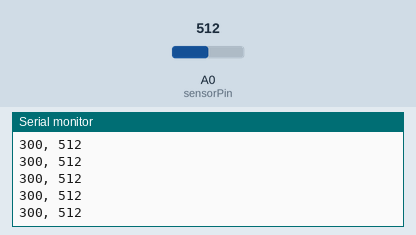
This sketch was run on a simulated Arduino Uno, built with avr-gcc and run on an emulated ATmega328P. On the bench: the last lines printed to the serial monitor. Inputs (shaded band) come from the test bench; at power-on: A0 (sensorPin) = 512.

Above: at 1.2 s.
1.3 s: A0 (sensorPin) set to 716
At 1.8 s:
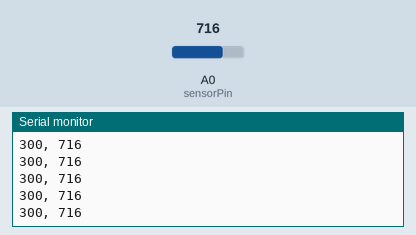
4.3 s: A0 (sensorPin) set to 900
At 4.9 s:
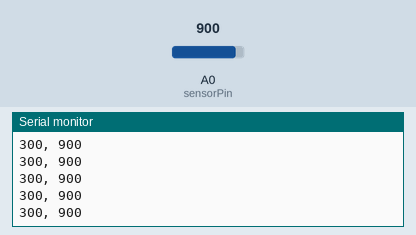
Timing chart, 0 to 7.3 s (numbered marks = the images above; inputs shaded):
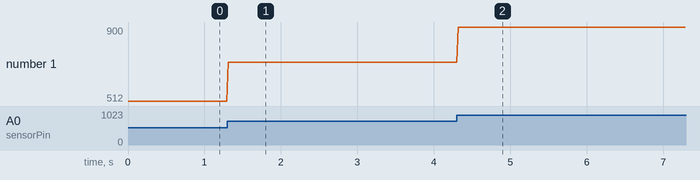

The sketch:

Flex_Sensor_Analog_Test.ino
```cpp
const int sensorPin = A0;

//Change based on raw(second) value
const int minValue = 20;
const int maxValue = 300;

void setup() {
  Serial.begin(115200);
}

void loop() {
  int raw = analogRead(sensorPin);
  int value = constrain(raw, minValue, maxValue);
  Serial.print(value);
  Serial.print(", ");
  Serial.println(raw);
  delay(20);
}
```

Measured:
- after the input at 1.3 s, the serial monitor: prints a new line at once (image 1)
- after the input at 4.3 s, the serial monitor: prints a new line at once (image 2)
- plotted number 1: 512 → 716 after the input at 1.3 s, 716 → 900 after the input at 4.3 s
